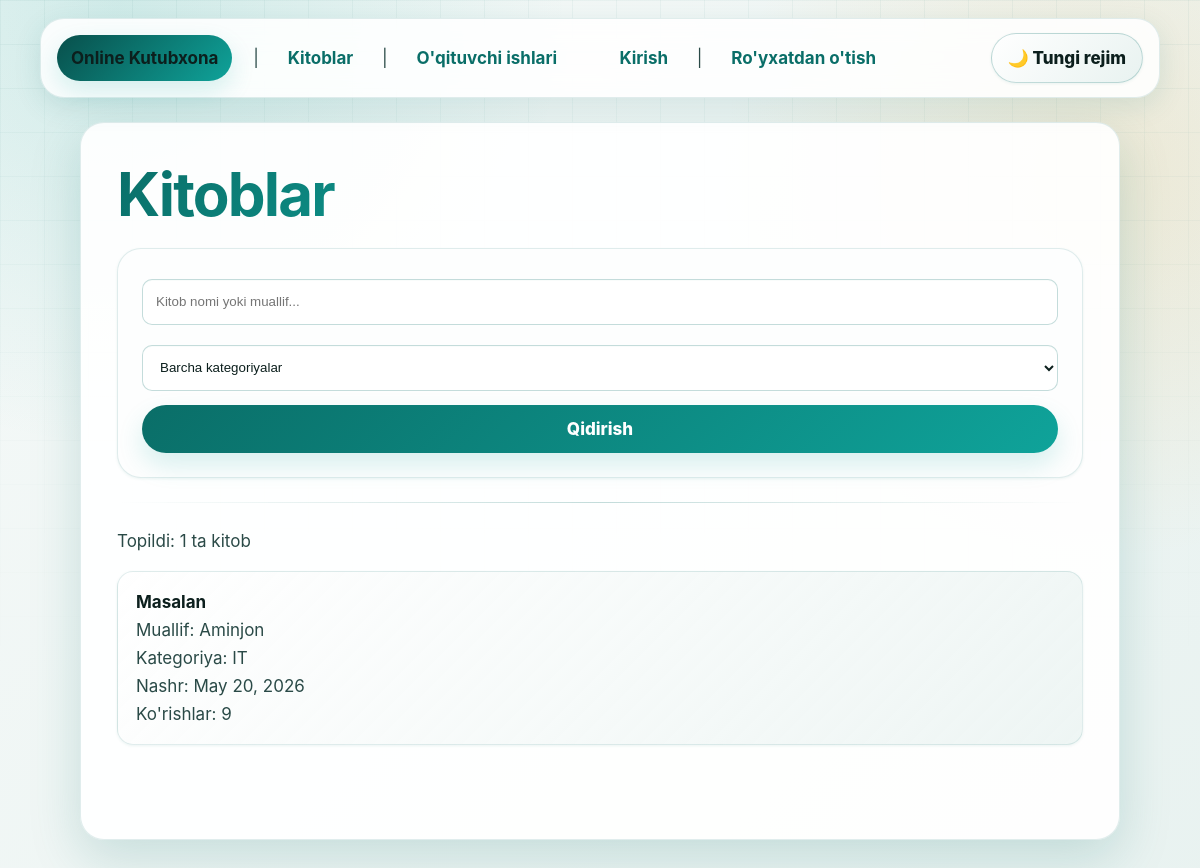
The page /books/ on the database as committed earlier.
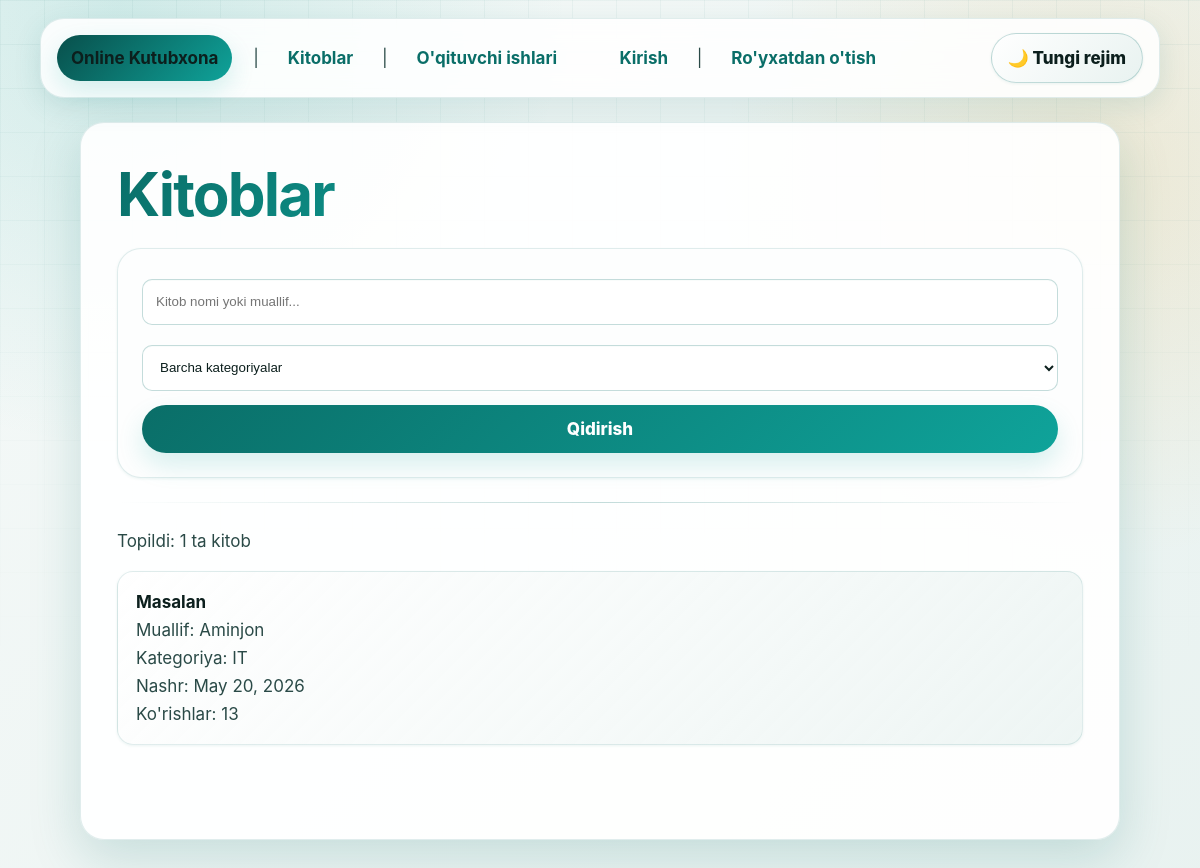
The same page on the database as committed later.
### main/models.py (models this page shows, shortened)
class Book(models.Model):
    title = models.CharField(
        max_length=255,
        verbose_name="Kitob nomi",
    )
    author = models.CharField(
        max_length=255,
        verbose_name="Muallif",
    )
    category = models.ForeignKey(
        Category,
        on_delete=models.SET_NULL,
        null=True,
        related_name='books',
        verbose_name="Kategoriya",
    )
    cover_image = models.ImageField(
        upload_to='book_covers/',
        null=True,
        blank=True,
        verbose_name="Muqova rasmi",
    )
    description = models.TextField(
        verbose_name="Qisqacha tavsif",
    )
    published_date = models.DateField(
        verbose_name="Nashr sanasi",
    )
    file = models.FileField(
        upload_to='books/',
        null=True,
        blank=True,
        verbose_name="Kitob fayli (PDF va h.k.)",
    )
    added_by = models.ForeignKey(
        User,
        on_delete=models.SET_NULL,
        null=True,
        related_name='added_books',
        verbose_name="Kim qo'shgan",
    )
    is_active = models.BooleanField(
        default=True,
        verbose_name="Faolmi?",
    )
    view_count = models.PositiveIntegerField(
        default=0,
        verbose_name="Ko'rishlar soni",
    )
    created_at = models.DateTimeField(auto_now_add=True)
    updated_at = models.DateTimeField(auto_now=True)
    class Meta:
        verbose_name = "Kitob"
        verbose_name_plural = "Kitoblar"
        ordering = ['-created_at']

class Category(models.Model):
    name = models.CharField(
        max_length=100,
        unique=True,
        verbose_name="Kategoriya nomi",
    )
    slug = models.SlugField(
        unique=True,
        verbose_name="Slug (URL uchun)",
    )
    description = models.TextField(
        blank=True,
        verbose_name="Tavsif",
    )
    icon = models.CharField(
        max_length=50,
        blank=True,
        verbose_name="Ikonka (emoji yoki CSS klass)",
    )
    created_at = models.DateTimeField(auto_now_add=True)
    class Meta:
        verbose_name = "Kategoriya"
        verbose_name_plural = "Kategoriyalar"
        ordering = ['name']

### main/views.py (the view)
# urls.py: path('books/', views.BookListView.as_view(), name='book-list'),
class BookListView(View):
    template_name = 'main/book_list.html'
    def get(self, request):
        queryset   = Book.objects.filter(is_active=True).select_related('category')
        query      = request.GET.get('q', '').strip()
        cat_slug   = request.GET.get('category', '').strip()
        categories = Category.objects.all()
        if query:
            queryset = queryset.filter(
                Q(title__icontains=query) |
                Q(author__icontains=query) |
                Q(description__icontains=query)
            )
        if cat_slug:
            queryset = queryset.filter(category__slug=cat_slug)
        context = {
            'books':            queryset,
            'categories':       categories,
            'current_query':    query,
            'current_category': cat_slug,
        }
        return render(request, self.template_name, context)

### main/templates/main/book_list.html (shortened to what this page needs)
{% extends 'base.html' %}
{% block content %}
<h1>Kitoblar</h1>
<form method="get">
    <input type="text" name="q" value="{{ current_query }}" placeholder="Kitob nomi yoki muallif...">
    <select name="category">
        <option value="">Barcha kategoriyalar</option>
    </select>
    <button type="submit">Qidirish</button>
</form>
<hr>
{% if books %}
    <p>Topildi: {{ books|length }} ta kitob</p>
    <ul>
        {% for book in books %}
            <li>
                <a href="{% url 'main:book-detail' book.pk %}"><strong>{{ book.title }}</strong></a><br>
                Muallif: {{ book.author }}<br>
                {% if book.category %}Kategoriya: {{ book.category.name }}<br>{% endif %}
                Nashr: {{ book.published_date }}<br>
                Ko'rishlar: {{ book.view_count }}
            </li>
            <br>
        {% endfor %}
    </ul>
{% else %}
    <p>Hech narsa topilmadi.</p>
{% endif %}
{% endblock %}

Rows that differ between the two databases and show on the page:
changed Book "Masalan": view_count "9" → "13"
